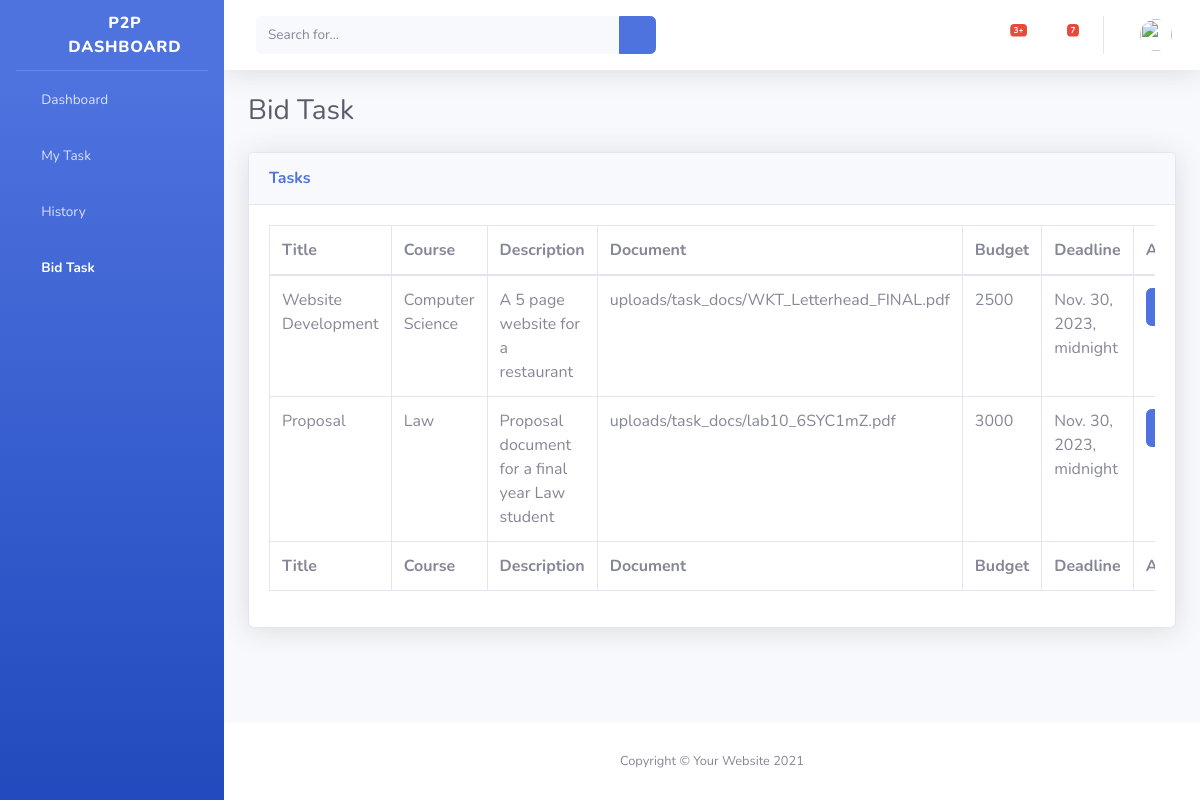
Screenshot of /tutor/bidTask with the database file from the repository.
### client/models.py (models this page shows, shortened)
class Task(models.Model):
    title = models.CharField(max_length=100)
    description = models.TextField()
    document = models.FileField(upload_to="uploads/task_docs")
    course = models.CharField(max_length=100, default="Any")
    budget = models.PositiveIntegerField(default=0)
    deadline = models.DateTimeField()
    status = models.CharField(max_length=100)
    uploaded_by = models.IntegerField(default=1)
    bid_by = models.IntegerField(default=1)
    approval = models.CharField(max_length=100, default="Pending")
    submission = models.FileField(upload_to="uploads/submissions", default="Pending")
    payment = models.CharField(max_length=100, default="Pending")

### tutor/views.py (the view)
# urls.py: path('bidTask', views.bidTask, name="BidTask"),
def bidTask(request):
    task = Task.objects.all()
    return render(request, 'bid_task.html', {'navbar': 'bidTask', 'task': task})

### tutor/templates/bid_task.html
{% extends 'tutorlayout.html' %}
{% load static %}
{% block hero %}
    Bid Task
{% endblock %}
{% block content %}
                    <div class="card shadow mb-4">
                        <div class="card-header py-3">
                            <h6 class="m-0 font-weight-bold text-primary">Tasks</h6>
                        </div>
                        <div class="card-body">
                            <div class="table-responsive">
                                <table class="table table-bordered" id="dataTable" width="100%" cellspacing="0">
                                    <thead>
                                        <tr>
                                            <th>Title</th>
                                            <th>Course</th>
                                            <th>Description</th>
                                            <th>Document</th>
                                            <th>Budget</th>
                                            <th>Deadline</th>
                                            <th>Action</th>
                                        </tr>
                                    </thead>
                                    <tfoot>
                                        <tr>
                                            <th>Title</th>
                                            <th>Course</th>
                                            <th>Description</th>
                                            <th>Document</th>
                                            <th>Budget</th>
                                            <th>Deadline</th>
                                            <th>Action</th>
                                        </tr>
                                    </tfoot>
                                    <tbody>
                                    {% for task in task %}
                                        <tr>
                                            <td>{{ task.title }}</td>
                                            <td>{{ task.course}}</td>
                                            <td>{{ task.description }}</td>
                                            <td>{{ task.document }}</td>
                                            <td>{{ task.budget }}</td>
                                            <td>{{ task.deadline }}</td>
                                            <td><a href="" class="btn btn-primary">Bid</a></td>
                                        </tr>
                                    {% endfor %}
                                    </tbody>
                                </table>
                            </div>
                        </div>
                    </div>
                </div>
            </div>
{% endblock %}

### rows the page displays
Task: title "Website Development", course "Computer Science", description "A 5 page website for a restaurant", document "uploads/task_docs/WKT_Letterhead_FINAL.pdf", budget "2500", deadline "Nov. 30, 2023, midnight"
Task: title "Proposal", course "Law", description "Proposal document for a final year Law student", document "uploads/task_docs/lab10_6SYC1mZ.pdf", budget "3000", deadline "Nov. 30, 2023, midnight"
